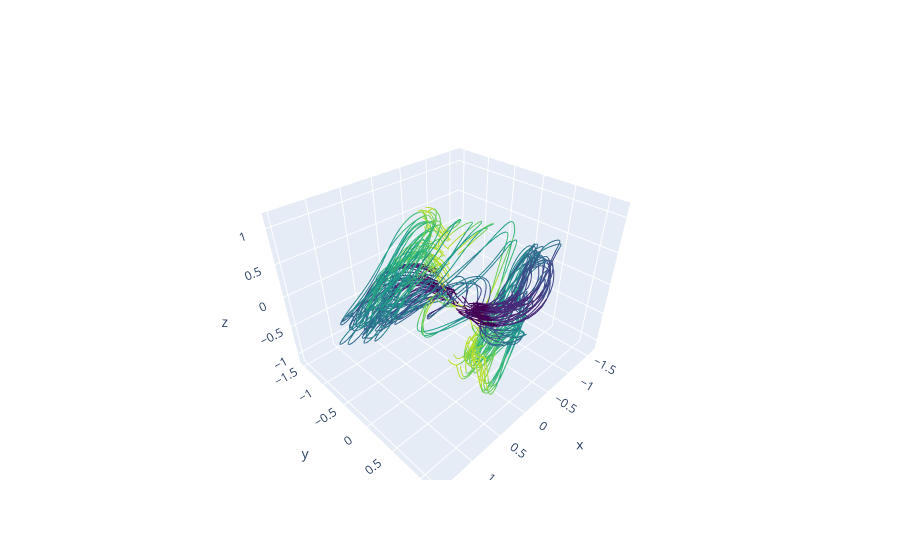

Notebook code cell kept with this figure:
### Code cell
fig = go.Figure()
num_time_points = Y.shape[-1]
indices_to_plot = np.arange(0,Y.shape[0],1)

for i in indices_to_plot:
    x = Y[i, 0, :]
    y = Y[i, 1, :]
    z = Y[i, 2, :]

    for t in range(num_time_points - 1):
        color_scale = colors.sequential.Viridis
        color_index = int(t / (num_time_points - 1) * (len(color_scale) - 1))
        fig.add_trace(go.Scatter3d(
            x=x[t:t+2],
            y=y[t:t+2],
            z=z[t:t+2],
            mode='lines',
            line=dict(color=color_scale[color_index]),
            showlegend=False
        ))

# fig.update_layout(
#     scene=dict(
#         xaxis=dict(title='X', range=[min, max]),
#         yaxis=dict(title='Y', range=[-0.5, 0.5]),
#         zaxis=dict(title='Z', range=[min, max])
#     )
# )

fig.show()
